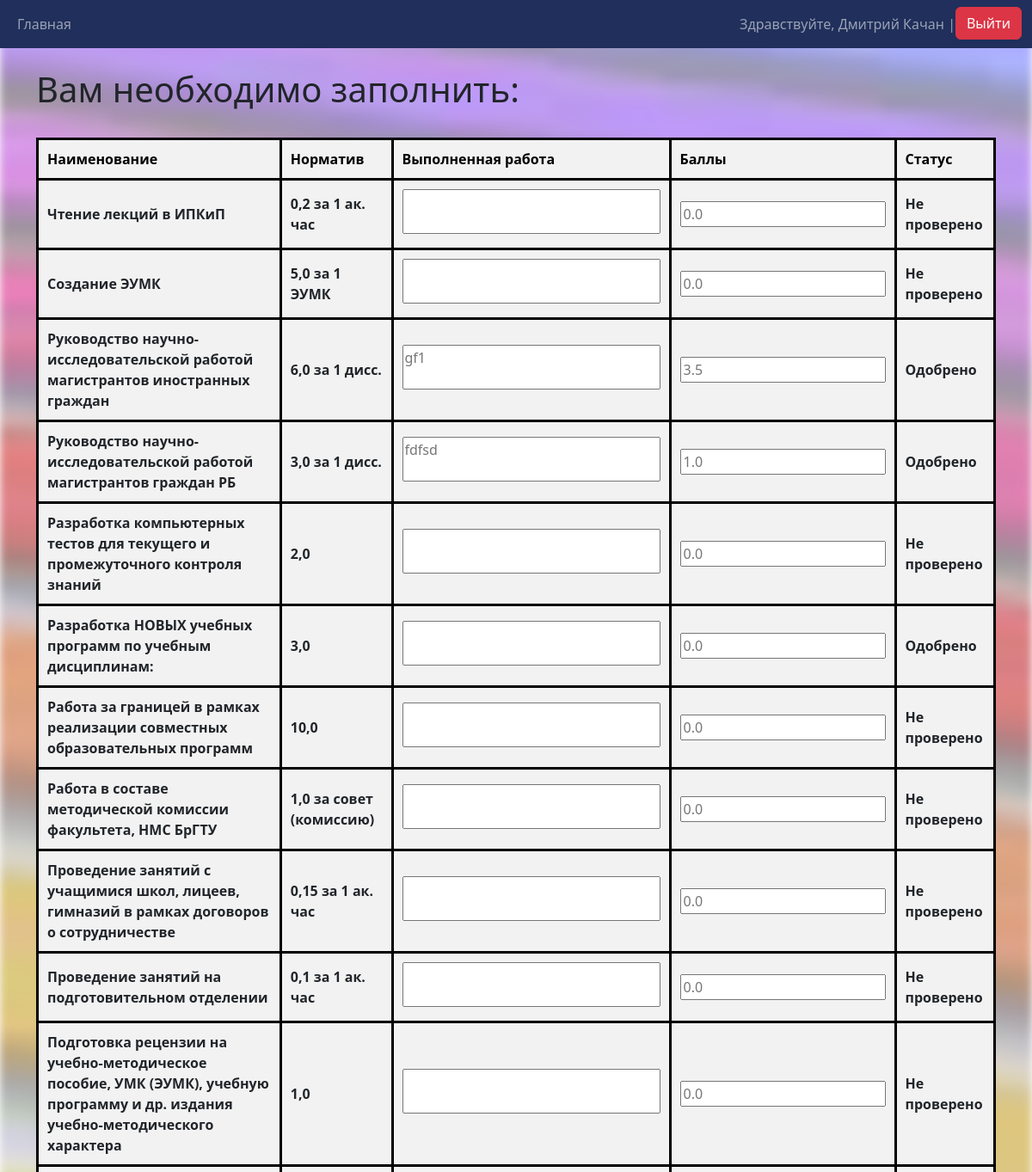
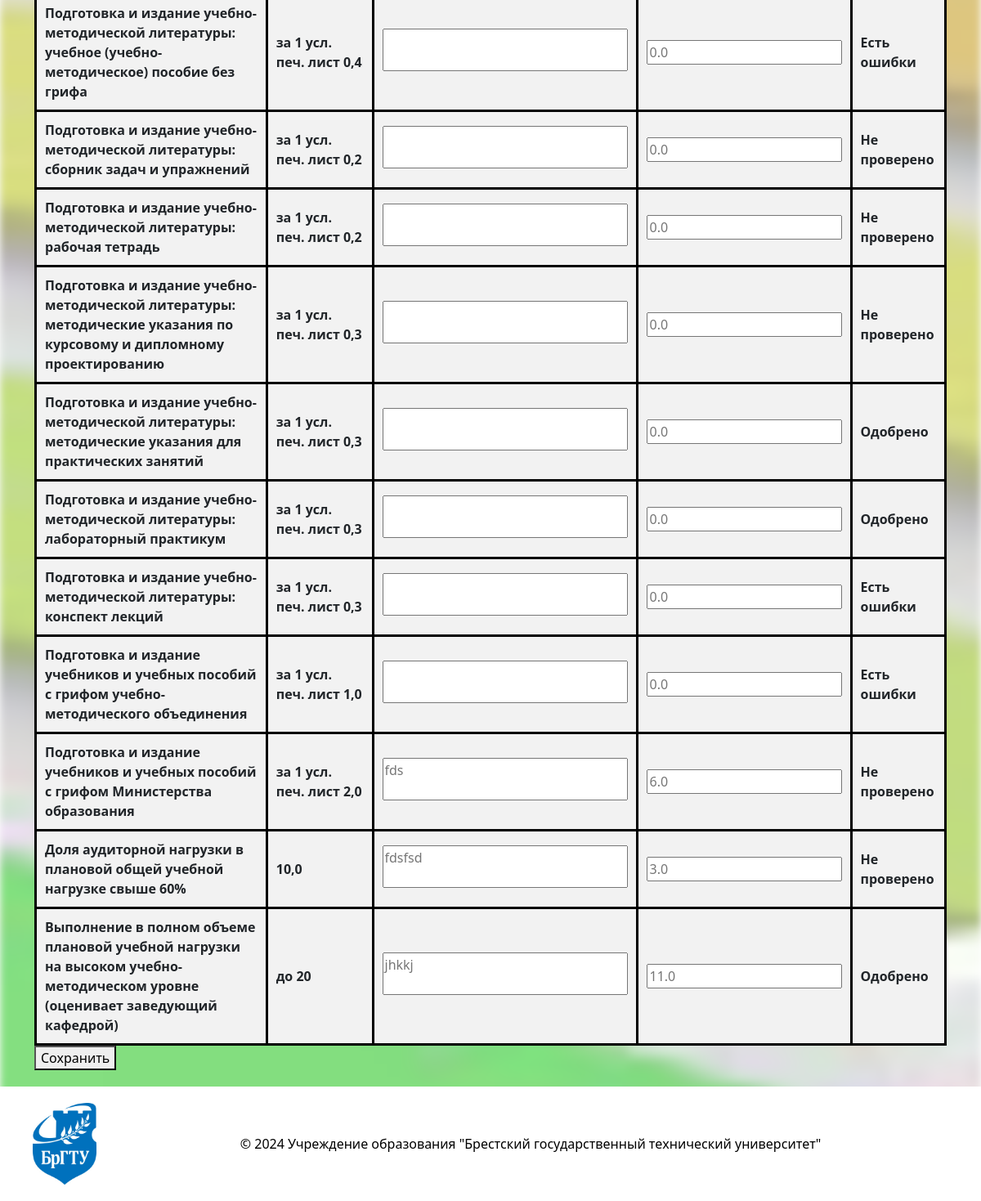
Before: /?sort_by=name&order=desc (signed in) with the older database file (2 pictures, top to bottom).
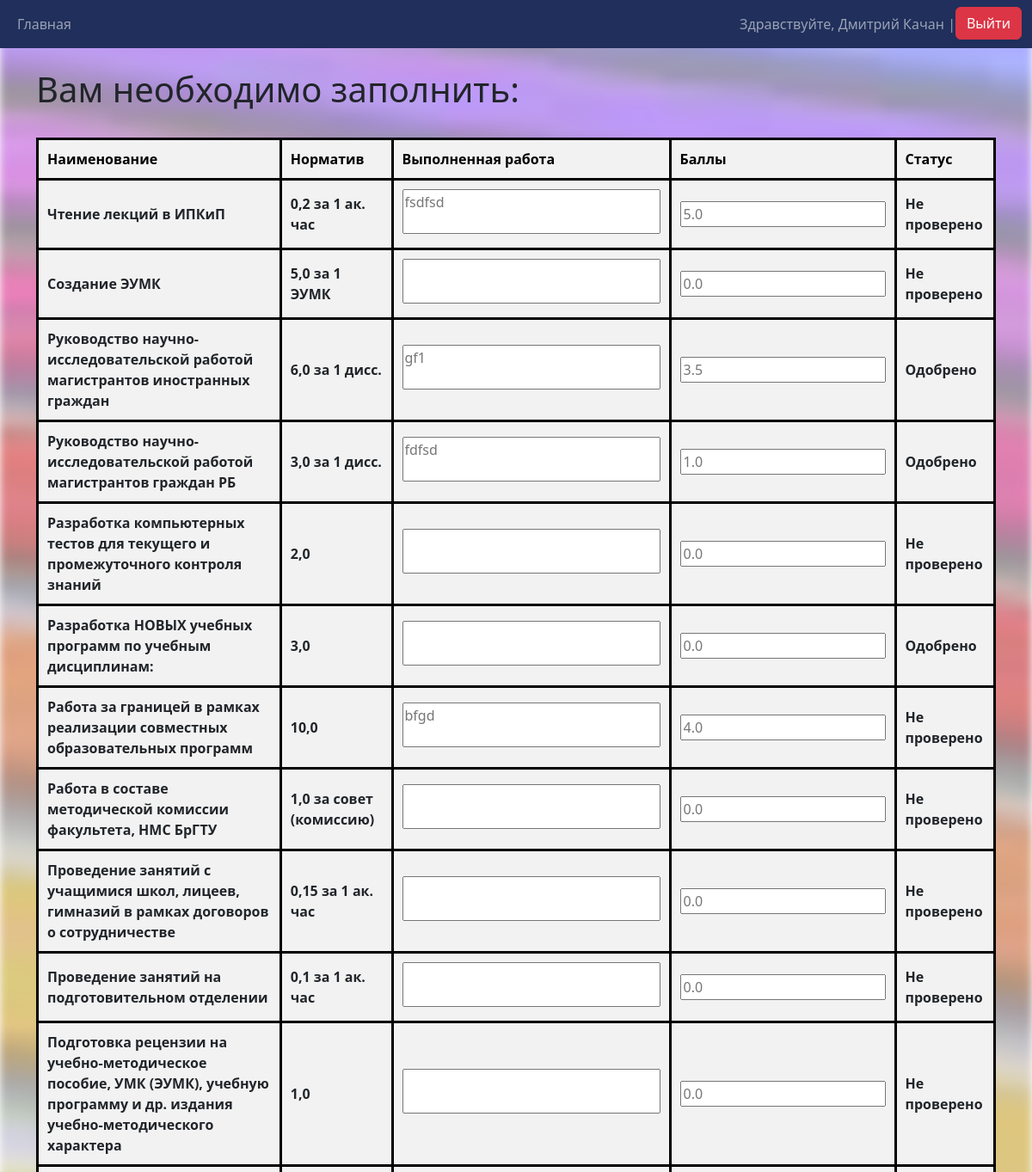
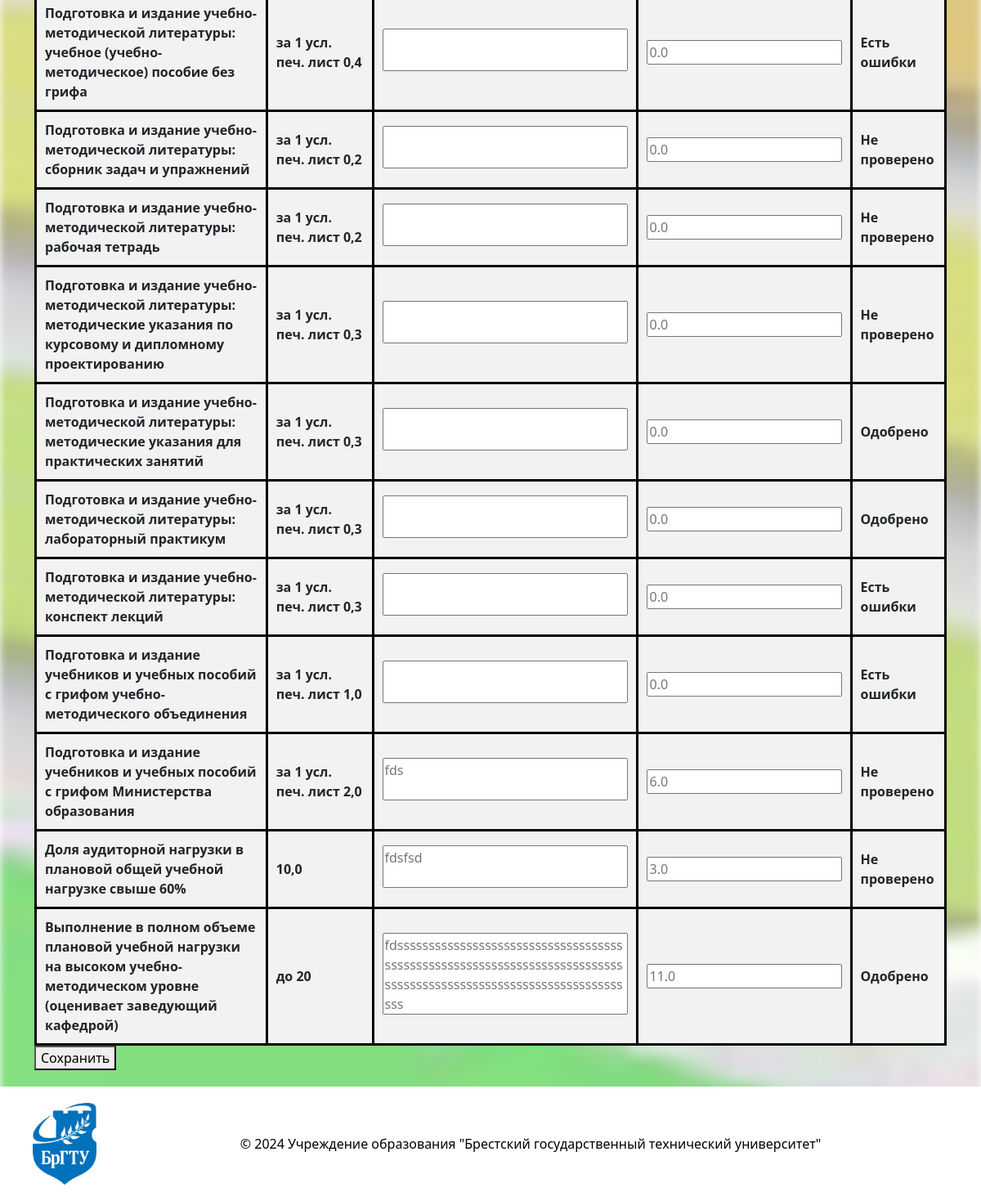
After: the same page with the newer database file (2 pictures, top to bottom).
### main_app/models.py (models this page shows, shortened)
class Grading(models.Model):
    STATUS_CHOICES = [
        ('not_checked', 'Не проверено'),
        ('approved', 'Одобрено'),
        ('has_errors', 'Есть ошибки'),
    ]
    user = models.ForeignKey(Profile, verbose_name='Юзер', on_delete=models.CASCADE)
    used_standard = models.ForeignKey(Criteria, verbose_name='Наименование работ', on_delete=models.PROTECT)
    work_done = models.CharField(verbose_name='Выполненная работа', max_length=400, blank=True)
    rating = models.FloatField(verbose_name='Баллы', default=0.0)
    status = models.CharField(
        verbose_name='Статус',
        max_length=20,
        choices=STATUS_CHOICES,
        default='not_checked',
    )
    class Meta:
        constraints = [
            models.UniqueConstraint(fields=['user', 'used_standard'], name='unique_user_data')
        ]
        verbose_name = 'Выполненные работы'
        verbose_name_plural = 'Выполненные работы'

class Profile(models.Model):
    user = models.OneToOneField(User, verbose_name='Юзер', on_delete=models.CASCADE)
    teaching_cathedras = models.ManyToManyField(Cathedras, verbose_name='Кафедры', blank=True)
    ratings = models.FloatField(verbose_name='Рейтинг', default=0.0)
    class Meta:
        verbose_name = 'Работники'
        verbose_name_plural = 'Работники'

class Criteria(models.Model):
    title = models.CharField(verbose_name='Наименование работ', max_length=200, blank=False)
    standard_in_points = models.CharField(verbose_name='Норматив в баллах', max_length=30, blank=False)
    table_title = models.ForeignKey(Table, verbose_name='Таблица', on_delete=models.PROTECT, null=True, blank=True)
    class Meta:
        verbose_name = 'Работы и нормативы'
        verbose_name_plural = 'Работы и нормативы'
    def __str__(self):
        return self.title

### main_app/views.py (the view)
# urls.py: path('', views.home_page, name='home'),
def home_page(request):
    if request.user.is_authenticated:
        user_object = request.user
        sort_by = request.GET.get('sort_by', 'used_standard__title')  # 'used_standard__title' will be default sort
        order = request.GET.get('order', 'asc')
        order_stage = int(request.GET.get('order_stage', 1))
        if order_stage > 2:
            order_stage = 0
        sort_field = {
            'name': 'used_standard__title',
            'normative': 'used_standard__standard_in_points',
            'work_done': 'work_done',
            'points': 'rating',
            'responsible': 'user__user__username',
            'faculty': 'user__teaching_cathedras__owning_faculty__faculty',
            'status': 'status'
        }.get(sort_by, 'used_standard__title')  # If the field is not found, the default sorting is by job title
        if order == 'desc':
            sort_field = '-' + sort_field
        if models.Inspectors.objects.filter(user=user_object).exists():
            info = info_table.InfoTable(user_object)
            info.user_role = 'Inspector'
            info.set_controlled_faculties()
            info.find_controlled_users()
            info.sort_all_controlled_gradings(sort_field, order_stage)
        elif models.Profile.objects.filter(user=user_object).exists():
            info = info_table.InfoTable(user_object)
            info.user_role = 'Teacher'
            info.sort_all_self_gradins(sort_field, order_stage)
        else:
            info = info_table.InfoTable(user_object)
            info.user_role = 'None'
        context = {
            'info': info,
            'status_choices': models.Grading.STATUS_CHOICES,
            'current_order': 'asc' if order == 'desc' else 'desc',  # Change the order for the next click
            'current_stage': order_stage
        }
        return render(request, 'main/home.html', context)
    else:
        return redirect('login')

### main_app/info_table.py (called while the page is built)
    def sort_all_self_gradins(self,  sort_field: str, order_stage: int = 1) -> None:
        if sort_field == 'status' or sort_field == '-status':
            profile = models.Profile.objects.get(user=self.user)
            self.sorted_gradings = (
                models.Grading.objects.filter(user=profile)
                .annotate(status_order=self.set_status_order(order_stage))
                .order_by('status_order')
            )
        else:
            profile = models.Profile.objects.get(user=self.user)
            self.sorted_gradings = (models.Grading.objects.filter(user=profile).
                                                        order_by(sort_field).distinct())

### templates/main/home.html (shortened to what this page needs)
{% extends 'main/base.html' %}
{% block content %}
<div class="users_info">
    {% if info.user_role == 'Teacher' and info.sorted_gradings|length > 0 %}
    <br>
    <h1>Вам необходимо заполнить:</h1>
    <br>
    {% include 'main/output.html' %}
    {% elif info.user_role == 'Inspector' %}
    <br>
    <h1>Вам необходимо проверить:</h1>
    <br>
    {% include 'main/output.html' %}
    {% elif info.user_role == 'Teacher' and info.sorted_gradings|length == 0 %}
    <br>
    <h1>На данный момент записей для Вас нет.</h1>
    <br>
    {% else %}
    <br>
    <h1>Ошибка. У вас не настроена роль. Обратитесь к администратору.</h1>
    <br>
    {% endif %}
</div>
{% endblock %}

### templates/main/output.html (shortened to what this page needs)
{% load static %}
<link rel="stylesheet" href="{% static 'css/style.css' %}">
<form method="POST" action="{% url 'save-form' %}">
    <table border="3">
        <tr>
            <th><a href="?sort_by=name&order={{ current_order }}">Наименование</a></th>
            <th><a href="?sort_by=normative&order={{ current_order }}">Норматив</a></th>
            <th><a href="?sort_by=work_done&order={{ current_order }}">Выполненная работа</a></th>
            <th><a href="?sort_by=points&order={{ current_order }}">Баллы</a></th>
            <th><a href="?sort_by=status&order_stage={{ current_stage|add:1 }}">Статус</a></th>
        </tr>
        {% if info.user_role == 'Teacher' %}
            {% for table in info.sorted_gradings %}
            <tr>
                <th>{{ table.used_standard }}</th>
                <th>{{ table.used_standard.standard_in_points }}</th>
                <th><textarea
                        name="work_done-!SePaRaToR!-{{ table.user.user.username }}-!SePaRaToR!-{{ table.used_standard }}"
                        placeholder="{{ table.work_done }}"></textarea></th>
                <th><input type="number"
                           name="points-!SePaRaToR!-{{ table.user.user.username }}-!SePaRaToR!-{{ table.used_standard }}"
                           placeholder="{{ table.rating }}"
                           step="0.01"></th>
                <th>{{ table.get_status_display }}</th>
            </tr>
            {% endfor %}
    {% endif %}
    </table>
    <button type="submit">Сохранить</button>
</form>

Changed rows visible on the page:
changed Grading "Чтение лекций в ИПКиП": user.user.username (not shown) → "fsdfsd"; rating "0.0" → "5.0"
changed Grading "Работа за границей в рамках реализации совместных образовательных программ": user.user.username (not shown) → "bfgd"; rating "0.0" → "4.0"
changed Grading "до 20": user.user.username "jhkkj" → "fdsssssssssssssssssssssssssssssssssssssssssssssssssssssssssssssssssssssssssssssssssssssssssssssssssssssssssssssssssss"
